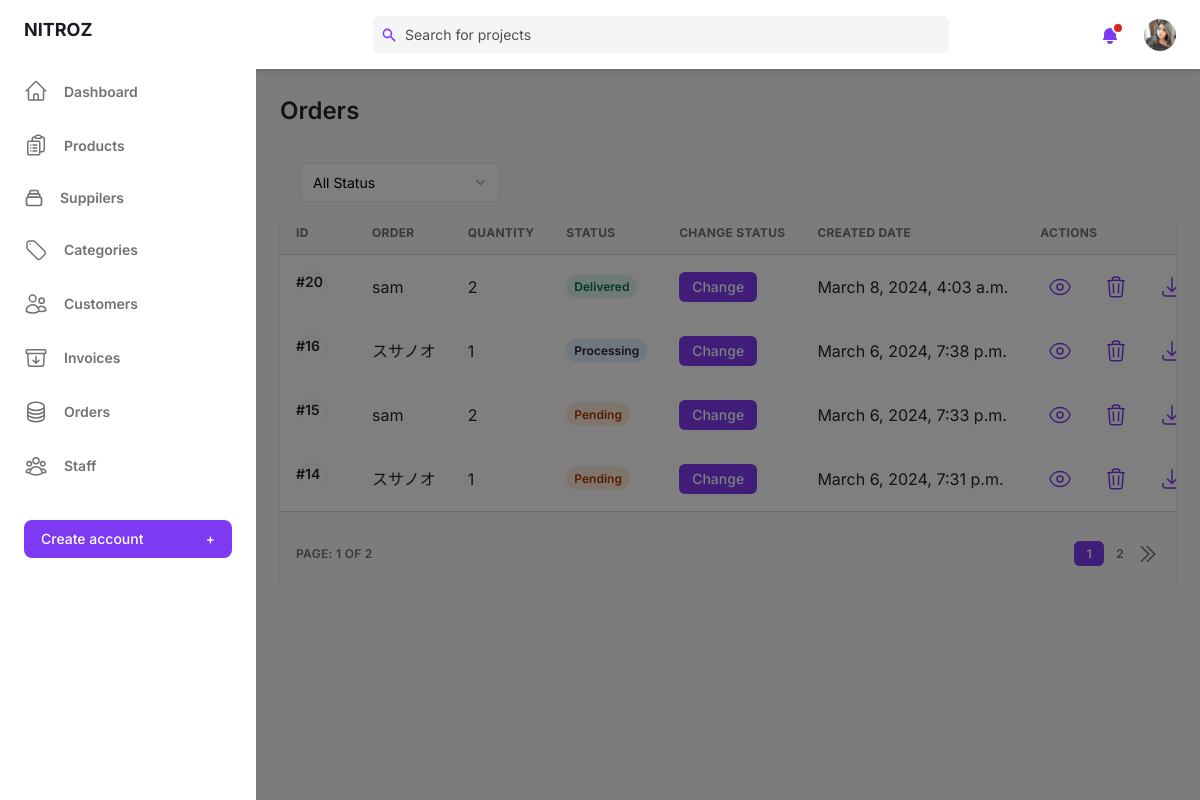
Before: /super/order/ (signed in) with the older database file.
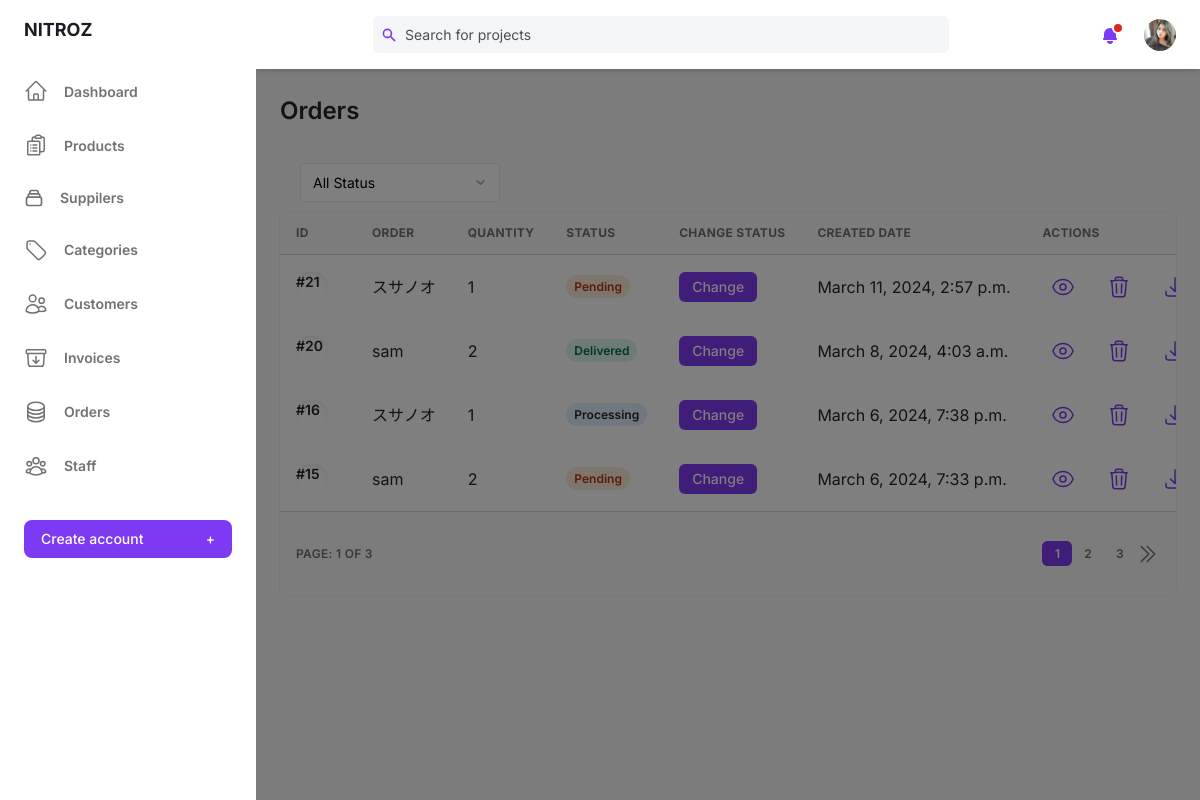
After: the same page with the newer database file.
### base/models.py (models this page shows, shortened)
class User(AbstractUser):
    birth = models.DateField(blank=True,null=True)
    gender = models.BooleanField(default=False)
    email = models.EmailField(unique=True)
    phone = models.CharField(max_length=10,blank=True,null=True)
    avatar = models.ImageField(null=True,blank=True,upload_to='users/',default= 'users/avatar.svg')
    old_cart = models.CharField(max_length=200, blank=True, null=True)
    updated = models.DateTimeField(auto_now=True)
    created = models.DateTimeField(auto_now_add=True)
    USERNAME_FIELD = 'email'
    REQUIRED_FIELDS = []
    @property
    def ImageURL(self):
        try:
            url = self.avatar.url
        except:
            url = ''
        return url
    objects = CustomUserManager()

class Order(models.Model):
    user = models.ForeignKey(User,on_delete=models.DO_NOTHING)
    status = models.SmallIntegerField(default=1)
    updated = models.DateTimeField(auto_now=True)
    created = models.DateTimeField(auto_now_add=True)
    class Meta:
        ordering = ['-created']

class OrderItem(models.Model):
    order = models.ForeignKey(Order,on_delete=models.CASCADE)
    product = models.ForeignKey(Product, on_delete=models.DO_NOTHING)
    quantity = models.PositiveIntegerField(default=0, null=True, blank=True)
    updated = models.DateTimeField(auto_now=True)
    added = models.DateTimeField(auto_now_add=True)

### base/views.py (the view)
# urls.py: path('super/order/', views.orderAdmin, name="orderAdmin"),
@login_required(login_url='/super/login/')
def orderAdmin(request):
    pageView = 'read'
    if 'q' in request.GET:
        q = request.GET['q']
        mutiple_q = Q( Q(user__username__icontains=q) |
                       Q(user__first_name__icontains=q) |
                       Q(user__last_name__icontains=q))
        orders = Order.objects.filter(mutiple_q)
    else:
        orders = Order.objects.all()
    status_filter = request.GET.get('status')
    if status_filter:
        if status_filter == '0':
            return redirect('orderAdmin')
        else:
            orders = orders.filter(status=status_filter)
    page = Paginator(orders, 4)
    page_list = request.GET.get('page')
    page = page.get_page(page_list)
    context = {'orders':orders, 'page':page, 'pageView':pageView}
    return render(request, 'base/admin/order.html', context)

### base/templates/base/admin/order.html (shortened to what this page needs)
{% extends "admin/main.html" %}
{% block content %}
<main class="h-full pb-16 overflow-y-auto">
    <div class="container grid px-6 mx-auto">
    {% if pageView == 'read' %}
    <h2 class="my-6 text-2xl font-semibold text-gray-700 dark:text-gray-200">Orders</h2>
    {% endif %}
    <div style="margin: 10px 0; display: flex;">
        {% if pageView == 'read' %}
        <select style="width:200px; margin: 0 20px;" id="status-filter"
          class="block mt-1 text-sm dark:text-gray-300 dark:border-gray-600 dark:bg-gray-700 form-select focus:border-purple-400 focus:outline-none focus:shadow-outline-purple dark:focus:shadow-outline-gray">
          <option value="0" {% if request.GET.status == '0' %}selected{% endif %}>All Status</option>
        </select>
        {% else %}
        <button class="px-5 py-3 font-medium leading-5 text-white transition-colors duration-150 bg-purple-600 border border-transparent rounded-lg active:bg-purple-600 hover:bg-purple-700 focus:outline-none focus:shadow-outline-purple">
          <a href="{% url "orderAdmin" %}">Back to Orders</a>
        </button>
        {% endif %}
    </div>
    {% if pageView == 'read' %}
      <div class="w-full overflow-hidden rounded-lg shadow-xs">
        <div class="w-full overflow-x-auto">
            <table class="w-full whitespace-no-wrap">
                <thead>
                <tr class="text-xs font-semibold tracking-wide text-left text-gray-500 uppercase border-b dark:border-gray-700 bg-gray-50 dark:text-gray-400 dark:bg-gray-800">
                    <th class="px-4 py-3">ID</th>
                    <th class="px-4 py-3">Order</th>
                    <th class="px-4 py-3">Quantity</th>
                    <th class="px-4 py-3">Status</th>
                    <th class="px-4 py-3">Change Status</th>
                    <th class="px-4 py-3">Created Date</th>
                    <th class="px-4 py-3">Actions</th>
                </tr>
                </thead>
                {% for order in page.object_list %}
                <tbody class="bg-white divide-y dark:divide-gray-700 dark:bg-gray-800">
                <tr class="text-gray-700 dark:text-gray-400">
                    <td class="px-4 py-3">
                    <div class="flex items-center text-sm">
                        <div class="relative hidden w-8 h-8 mr-3 rounded-full md:block">
                        <div class="absolute inset-0 rounded-full shadow-inner" aria-hidden="true"></div>
                        <p class="font-semibold">#{{order.id}}</p>
                        </div>
                    </div>
                    </td>
                    <td class="px-4 py-3">{{order.user.username}}</td>
                    <td class="px-4 py-3">{{order.orderitem_set.all|length}}</td>
                    <td class="px-4 py-3 text-xs">
                        {% if order.status == 1 %}
                        <span class="px-2 py-1 font-semibold leading-tight text-orange-700 bg-orange-100 rounded-full dark:text-white dark:bg-orange-600">
                        Pending</span>
                        {% elif order.status == 2 %}
                        <span class="px-2 py-1 font-semibold leading-tight text-dark-700 bg-blue-100 rounded-full dark:bg-blue-700 dark:text-dark-100">
                            Processing</span>
                        </td>
                        {% elif order.status == 3 %}
                        <span class="px-2 py-1 font-semibold leading-tight text-gray-700 bg-gray-100 rounded-full dark:text-gray-100 dark:bg-gray-700">
                        Cancel</span>
                        {% elif order.status == 4 %}
                        <span class="px-2 py-1 font-semibold leading-tight text-green-700 bg-green-100 rounded-full dark:text-green-100 dark:bg-green-700">
                            Delivered</span>
                        {% endif %}
                    </td>
                    <td class="px-4 py-3">
                      {% if order.status == 1 or order.status == 2 %}
                      <button class="px-3 py-1 text-sm font-medium leading-5 text-white transition-colors duration-150 bg-purple-600 border border-transparent rounded-md active:bg-purple-600 hover:bg-purple-700 focus:outline-none focus:shadow-outline-purple">
                        <a href="{% url "updateOrderStatus" order.id %}">Change</a>
                      </button>
                      {% elif request.user.is_superuser %}
                      <button class="px-3 py-1 text-sm font-medium leading-5 text-white transition-colors duration-150 bg-purple-600 border border-transparent rounded-md active:bg-purple-600 hover:bg-purple-700 focus:outline-none focus:shadow-outline-purple">
                        <a href="{% url "updateOrderStatus" order.id %}">Change</a>
                      </button>
                      {% endif %}
                    </td>
                    <td class="px-4 py-3">{{order.created}}</td>
                    <td class="px-4 py-3">
                    <div class="flex items-center space-x-4 text-sm">
                        <button class="flex items-center justify-between px-2 py-2 text-sm font-medium leading-5 text-purple-600 rounded-lg dark:text-gray-400 focus:outline-none focus:shadow-outline-gray"
                        aria-label="Edit"><a href="{% url "orderDetail" order.id %}">
                            </a>
                        </button>
                        {% if request.user.is_superuser %}
                        <button class="flex items-center justify-between px-2 py-2 text-sm font-medium leading-5 text-purple-600 rounded-lg dark:text-gray-400 focus:outline-none focus:shadow-outline-gray"
                        aria-label="Delete"><a href="{% url "deleteOrder" order.id %}">
                          </a>
                        </button>
                        {% endif %}
                        <button class="flex items-center justify-between px-2 py-2 text-sm font-medium leading-5 text-purple-600 rounded-lg dark:text-gray-400 focus:outline-none focus:shadow-outline-gray"
                        aria-label="Edit"><a href="{% url "generateOrderPDF" order.id %}">
                          <svg xmlns="http://www.w3.org/2000/svg" fill="none" viewBox="0 0 24 24" stroke-width="1.5" stroke="currentColor" class="w-6 h-6">
                            <path stroke-linecap="round" stroke-linejoin="round" d="M3 16.5v2.25A2.25 2.25 0 0 0 5.25 21h13.5A2.25 2.25 0 0 0 21 18.75V16.5M16.5 12 12 16.5m0 0L7.5 12m4.5 4.5V3" />
                          </svg></a>
                        </button>
                    </div>
                    </td>
                </tr>
                </tbody>
                {% endfor %}
            </table>
        </div>
        <div
          class="grid px-4 py-3 text-xs font-semibold tracking-wide text-gray-500 uppercase border-t dark:border-gray-700 bg-gray-50 sm:grid-cols-9 dark:text-gray-400 dark:bg-gray-800"
        >
          <span class="flex items-center col-span-3">Page: {{page.number}} of {{page.paginator.num_pages}}</span>
          <span class="col-span-2"></span>
          <span class="flex col-span-4 mt-2 sm:mt-auto sm:justify-end">
            <nav aria-label="Table navigation">
              <ul class="inline-flex items-center">
                {% for num_page in page.paginator.page_range %}
                    {% if num_page == 1 or num_page == page.paginator.num_pages or num_page == page.number or num_page == page.number|add:"-1" or num_page == page.number|add:"-2" or num_page == page.number|add:"1" or num_page == page.number|add:"2" %}
                        {% if page.number == num_page %}
                        <li><a class="px-3 py-1 text-white transition-colors duration-150 bg-purple-600 border border-r-0 border-purple-600 rounded-md focus:outline-none focus:shadow-outline-purple"
                        href="{% url 'orderAdmin' %}?page={{num_page}}{% if request.GET.q %}&q={{ request.GET.q }}{% endif %}">{{num_page}}</a>
                        </li>
                        {% else %}
                        <li><a class="px-3 py-1 rounded-md focus:outline-none focus:shadow-outline-purple"
                        href="{% url 'orderAdmin' %}?page={{num_page}}{% if request.GET.q %}&q={{ request.GET.q }}{% endif %}">{{num_page}}</a>
                        </li>
                        {% endif %}
                    {% elif num_page == page.paginator.num_pages|add:"-1" or num_page == 2 %}
                        <li><span class="px-3 py-1">...</span></li>
                    {% endif %}
                {% endfor %}
                {% if page.has_next %}
                <li><a class="px-3 py-1 rounded-md rounded-r-lg focus:outline-none focus:shadow-outline-purple" aria-label="Next"
                href="{% url 'orderAdmin' %}?page={{ page.next_page_number }}{% if request.GET.q %}&q={{ request.GET.q }}{% endif %}">
                  <svg xmlns="http://www.w3.org/2000/svg" fill="none" viewBox="0 0 24 24" stroke-width="1.5" stroke="currentColor" class="w-6 h-6">
                    <path stroke-linecap="round" stroke-linejoin="round" d="m5.25 4.5 7.5 7.5-7.5 7.5m6-15 7.5 7.5-7.5 7.5" />
                  </svg>
                </a>
                </li>
                {% endif %}
              </ul>
            </nav>
          </span>
        </div>
      </div>
    {% endif %}
    </div>
</main>
{% endblock content %}

### templates/admin/nav.html (shortened to what this page needs)
{% load static %}
<header class="z-10 py-4 bg-white shadow-md dark:bg-gray-800">
  <div class="container flex items-center justify-between h-full px-6 mx-auto text-purple-600 dark:text-purple-300">
    <div class="flex justify-center flex-1 lg:mr-32" style="margin-right:10px;">
      <div
        class="relative w-full max-w-xl mr-6 focus-within:text-purple-500"
      >
        <div class="absolute inset-y-0 flex items-center pl-2">
          <svg
            class="w-4 h-4"
            aria-hidden="true"
            fill="currentColor"
            viewBox="0 0 20 20"
          >
            <path
              fill-rule="evenodd"
              d="M8 4a4 4 0 100 8 4 4 0 000-8zM2 8a6 6 0 1110.89 3.476l4.817 4.817a1 1 0 01-1.414 1.414l-4.816-4.816A6 6 0 012 8z"
              clip-rule="evenodd"
            ></path>
          </svg>
        </div>
        <form>
        <input
          class="w-full pl-8 pr-2 text-sm text-gray-700 placeholder-gray-600 bg-gray-100 border-0 rounded-md dark:placeholder-gray-500 dark:focus:shadow-outline-gray dark:focus:placeholder-gray-600 dark:bg-gray-700 dark:text-gray-200 focus:placeholder-gray-500 focus:bg-white focus:border-purple-300 focus:outline-none focus:shadow-outline-purple form-input"
          type="text"
          placeholder="Search for projects"
          aria-label="Search"
          name = "q"
        /></form>
      </div>
    </div>
    <ul class="flex items-center flex-shrink-0 space-x-6">
      <li class="relative">
        <button
          class="relative align-middle rounded-md focus:outline-none focus:shadow-outline-purple"
          @click="toggleNotificationsMenu"
          @keydown.escape="closeNotificationsMenu"
          aria-label="Notifications"
          aria-haspopup="true"
        >
          <svg
            class="w-5 h-5"
            aria-hidden="true"
            fill="currentColor"
            viewBox="0 0 20 20"
          >
            <path
              d="M10 2a6 6 0 00-6 6v3.586l-.707.707A1 1 0 004 14h12a1 1 0 00.707-1.707L16 11.586V8a6 6 0 00-6-6zM10 18a3 3 0 01-3-3h6a3 3 0 01-3 3z"
            ></path>
          </svg>
          <span
            aria-hidden="true"
            class="absolute top-0 right-0 inline-block w-3 h-3 transform translate-x-1 -translate-y-1 bg-red-600 border-2 border-white rounded-full dark:border-gray-800"
          ></span>
        </button>
      </li>
      <li class="relative">
        <button
          class="align-middle rounded-full focus:shadow-outline-purple focus:outline-none"
          @click="toggleProfileMenu"
          @keydown.escape="closeProfileMenu"
          aria-label="Account"
          aria-haspopup="true"
        >
          {% if request.user.is_authenticated %}
          <img
            class="object-cover w-8 h-8 rounded-full"
            src="{{request.user.ImageURL}}"
            alt=""
            aria-hidden="true"
          />
          {% endif %}
        </button>
      </li>
    </ul>
  </div>
</header>

Changed rows visible on the page:
no longer on this page (row unchanged): Order: id "14", user.username "スサノオ", orderitem_set.all|length "1", status "Pending", created "March 6, 2024, 7:31 p.m."
added Order: id "21", user.username "スサノオ", orderitem_set.all|length "1", status "Pending", created "March 11, 2024, 2:57 p.m."
Other visible differences:
{{ page.paginator.num_pages }}: "2" → "3"
new list line: "3"
